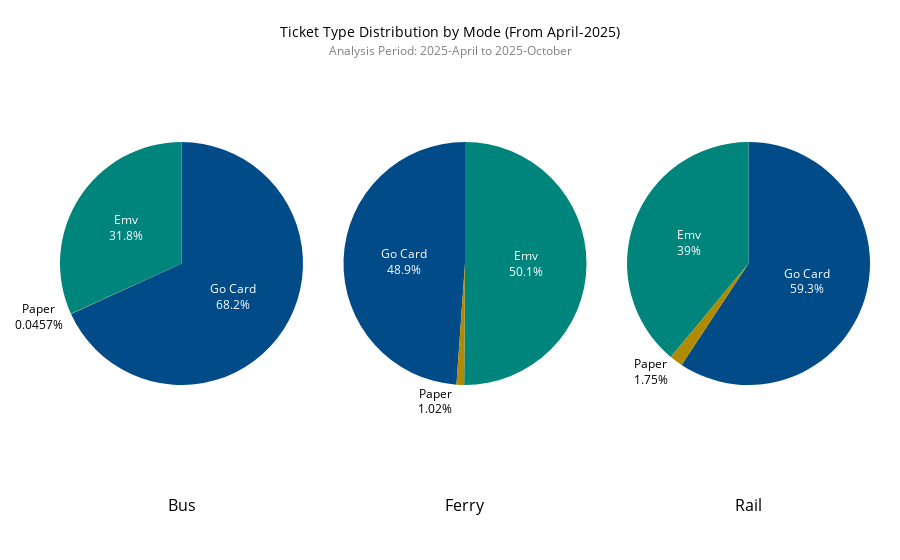

The cell this chart's notebook holds for it:
### Code cell
def plot_ticket_by_mode_pie(df, month=4, year=2025, ticket_colors=None, save_path='graphs/'):
    """
    Three pie charts showing ticket type distribution for each mode with percentages as labels
    """
    # Filter data
    df = df[(df['date'].dt.year >= year) & (df['date'].dt.month >= month)]
    df = df[df['ticket_type'].str.lower() != 'count']
    
    # Analysis Period
    analysis_period_text = analysis_period(df)

    # Aggregate
    ticket_mode = df.groupby(['mode', 'ticket_type'])['patronage'].sum().reset_index()
    modes = ticket_mode['mode'].unique()
    
    # Create subplots
    fig = make_subplots(
        rows=1, 
        cols=len(modes), 
        specs=[[{'type':'domain'}]*len(modes)],
        subplot_titles=modes,
        horizontal_spacing=0.05
    )

    for ann in fig['layout']['annotations']:
        ann['y'] = -0.10
        ann['yanchor'] = 'top'

    
    for i, mode in enumerate(modes, start=1):
        df_mode = ticket_mode[ticket_mode['mode'] == mode]
        fig.add_trace(
            go.Pie(
                labels=df_mode['ticket_type'],
                values=df_mode['patronage'],
                textinfo='label+percent',
                marker_colors=[ticket_colors.get(t, '#999999') for t in df_mode['ticket_type']],
                showlegend=False,
                hoverinfo='label+percent'
            ),
            row=1,
            col=i
        )

    fig = apply_plotly_style(
        fig,
        title=f"Ticket Type Distribution by Mode (From {calendar.month_name[month]}-{year})",
        x_title=None,
        y_title='% of Total Patronage',
        analysis_period_text=analysis_period_text
    )
    
    fig.write_html(f'{save_path}/ticket_by_mode_pie.html')
    
    return fig

plot_ticket_by_mode_pie(data, month=4, year=2025, ticket_colors=ticket_colors, save_path=FIGURES_PATH)

### Figure 1 — Plotly figure (JSON) as saved in the notebook; plotly's stock layout.template omitted (floating-point values rounded to 4 significant figures)
{"data": [{"domain": {"x": [0, 0.3], "y": [0, 1]}, "hoverinfo": "label+percent", "labels": ["Emv", "Go Card", "Paper"], "marker": {"colors": ["#00857C", "#004b88", "#B08A00"]}, "showlegend": false, "textinfo": "label+percent", "type": "pie", "values": [18934465, 40619977, 27200]}, {"domain": {"x": [0.35, 0.65], "y": [0, 1]}, "hoverinfo": "label+percent", "labels": ["Emv", "Go Card", "Paper"], "marker": {"colors": ["#00857C", "#004b88", "#B08A00"]}, "showlegend": false, "textinfo": "label+percent", "type": "pie", "values": [2186015, 2132670, 44572]}, {"domain": {"x": [0.7, 1], "y": [0, 1]}, "hoverinfo": "label+percent", "labels": ["Emv", "Go Card", "Paper"], "marker": {"colors": ["#00857C", "#004b88", "#B08A00"]}, "showlegend": false, "textinfo": "label+percent", "type": "pie", "values": [13492536, 20530936, 607545]}], "layout": {"annotations": [{"font": {"size": 16}, "showarrow": false, "text": "Bus", "x": 0.15, "xanchor": "center", "xref": "paper", "y": -0.1, "yanchor": "top", "yref": "paper"}, {"font": {"size": 16}, "showarrow": false, "text": "Ferry", "x": 0.5, "xanchor": "center", "xref": "paper", "y": -0.1, "yanchor": "top", "yref": "paper"}, {"font": {"size": 16}, "showarrow": false, "text": "Rail", "x": 0.85, "xanchor": "center", "xref": "paper", "y": -0.1, "yanchor": "top", "yref": "paper"}], "font": {"color": "black", "size": 12}, "hoverlabel": {"bgcolor": "white"}, "margin": {"b": 80, "l": 60, "r": 30, "t": 50}, "title": {"font": {"color": "black", "size": 14}, "text": "Ticket Type Distribution by Mode (From April-2025)<br><span style='font-size:12px; color:gray;'>Analysis Period: 2025-April to 2025-October</span>", "x": 0.5, "xanchor": "center"}, "xaxis": {"linecolor": "black", "linewidth": 1.5, "mirror": true, "showline": true}, "yaxis": {"fixedrange": false, "linecolor": "black", "linewidth": 1.5, "mirror": true, "showline": true, "title": {"text": "% of Total Patronage"}}}}
